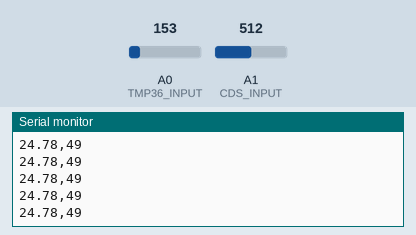
This sketch was run on a simulated Arduino Uno, built with avr-gcc and run on an emulated ATmega328P. On the bench: the last lines printed to the serial monitor. Inputs (shaded band) come from the test bench; at power-on: A0 (TMP36_INPUT) = 153, A1 (CDS_INPUT) = 512.

Above: at 1.2 s.
1.3 s: A0 (TMP36_INPUT) set to 165
At 1.32 s:
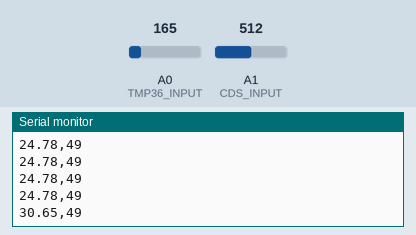
2.8 s: A1 (CDS_INPUT) set to 716
At 2.83 s:
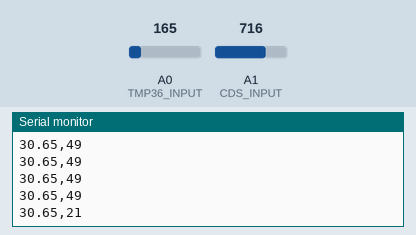
4.3 s: A0 (TMP36_INPUT) set to 175
At 4.35 s:
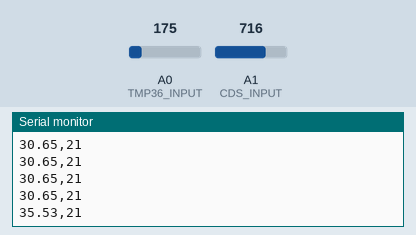
5.8 s: A1 (CDS_INPUT) set to 900
At 5.86 s:
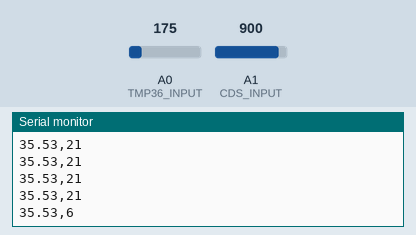
Timing chart, 0 to 8.8 s (numbered marks = the images above; inputs shaded):
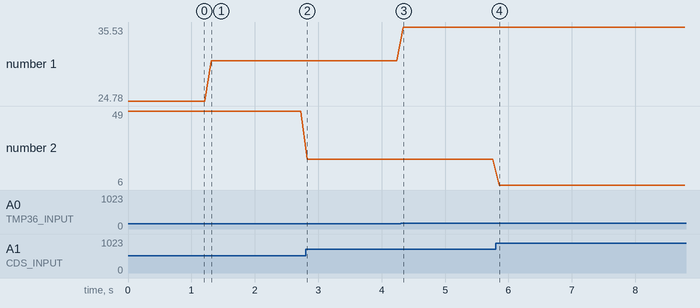

The sketch:

AA02_tmp36_cds.ino
```cpp
//
// AA00, TMP36 + CdS sensors
//

#define TMP36_INPUT 0
#define CDS_INPUT 1
//

void setup() {
  Serial.begin(9600);
}

void loop() {
   //getting the voltage reading from the temperature sensor
  int temp_value = analogRead(TMP36_INPUT);
//  Serial.print("value = ");
//  Serial.println(value);
//  Serial.print(" : ");

   // converting that reading to voltage
   float voltage = temp_value * 5.0 * 1000;  // in mV
   voltage /= 1023.0;
   float tempC = (voltage - 500) / 10;

   int cds_value = analogRead(CDS_INPUT);
   int lux = int(luminosity(cds_value));

   // print out the voltage
//   Serial.print(voltage);
//   Serial.print(" mV, ");

   // now print out the temperature
//   float temperatureC = (voltage - 500) / 10 ;
   Serial.print(tempC);
   Serial.print(",");
   Serial.println(lux);
//   Serial.println(" degrees C");

  delay(100);
}

//Voltage to Lux
double luminosity (int RawADC0){
  double Vout=RawADC0*5.0/1023.0;  // 5/1023 (Vin = 5 V)
  double lux=(2500/Vout-500)/10;
  // lux = 500 / Rldr, Vout = Ildr*Rldr = (5/(10 + Rldr))*Rldr
  return lux;
}
```

Measured:
- after the input at 1.3 s, the serial monitor: prints a new line at once (image 1)
- after the input at 2.8 s, the serial monitor: prints a new line at once (image 2)
- after the input at 4.3 s, the serial monitor: prints a new line at once (image 3)
- after the input at 5.8 s, the serial monitor: prints a new line after 0.06 s (image 4)
- plotted number 1: 24.78 → 30.65 after the input at 1.3 s, 30.65 → 35.53 after the input at 4.3 s
- plotted number 2: 49 → 21 after the input at 2.8 s, 21 → 6 after the input at 5.8 s
